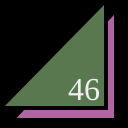
Frame 1 (no input)
Frame 60 (no input): identical to frame 1, image omitted
Frame 120 (the mouse pressed at the canvas centre since frame 60): identical to frame 1, image omitted

The p5.js sketch that drew this single still picture (run headless with seeded random() and noise() and a simulated clock; from frame 60 on, the mouse is pressed at the canvas centre):

// p5.js sketch
// ── sketch.js
function setup() {
  createCanvas(128,128);
}

function draw() {
  background(0);
  strokeWeight(4);
  fill(178, 100, 162);
  triangle(12,120,116,120,116,10);
  fill(90, 120, 80);
  triangle(0,108,106,108,106,0);
  fill(240);
  textSize(32);
  textFont("serif");
  text("46", 68, 100);
}
